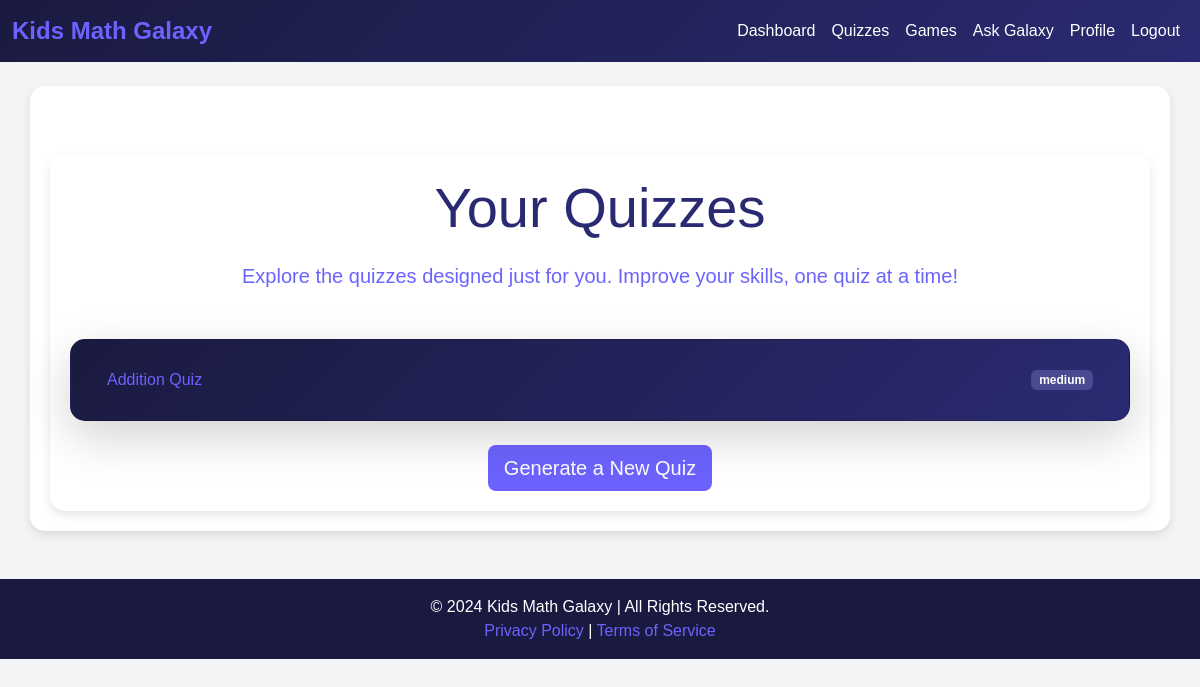
The page /quizzes (signed in) on the database as committed earlier.
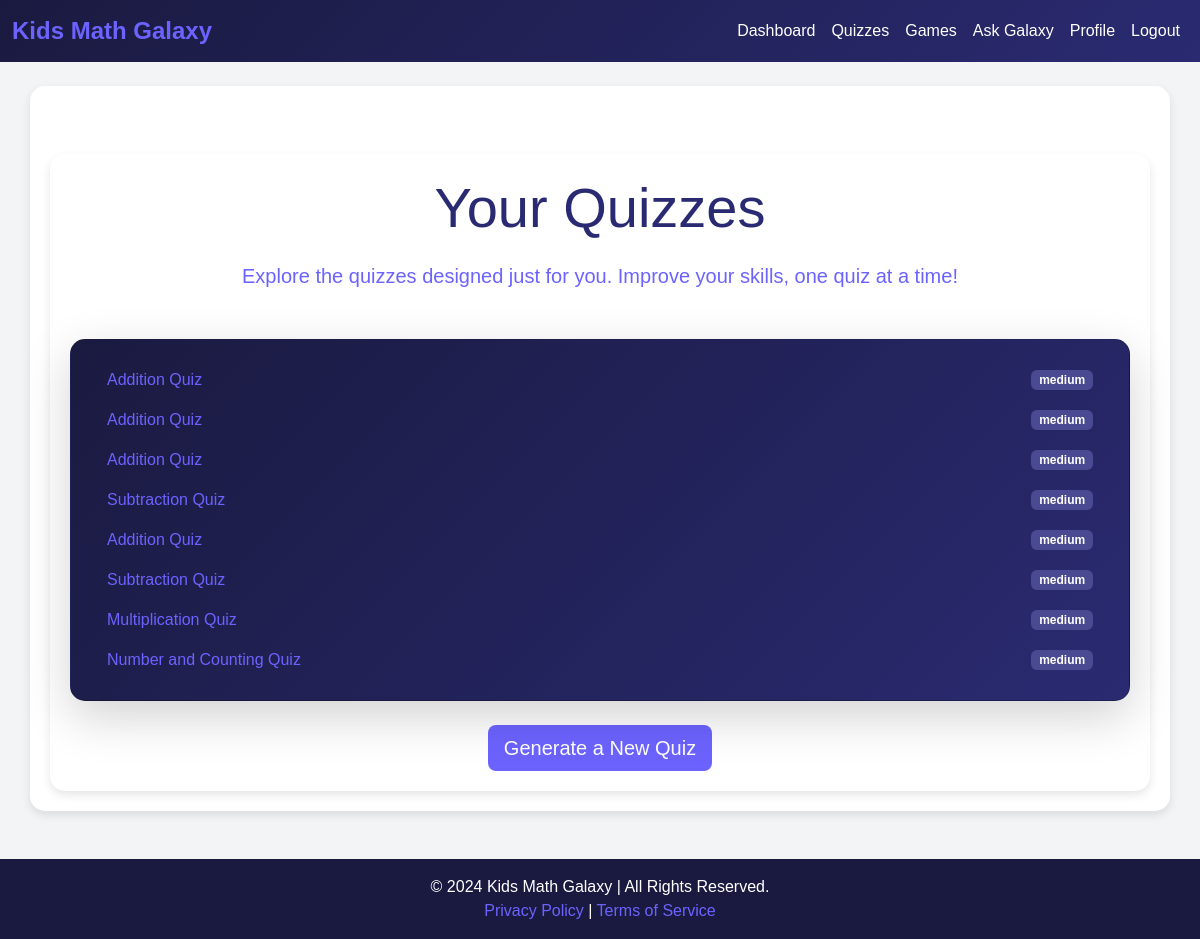
The same page on the database as committed later.
### app.py (models this page shows, shortened)
class Quiz(db.Model):
    id = db.Column(db.Integer, primary_key=True)
    title = db.Column(db.String(150), nullable=False)
    difficulty = db.Column(db.String(50), nullable=False)
    questions = db.Column(db.Text)  # Store questions as text
    answers = db.Column(db.Text)    # Store answers as text
    max_score = db.Column(db.Integer, nullable=False)
    student_id = db.Column(db.Integer, db.ForeignKey('user.id'))
    score = db.Column(db.Integer, nullable=False)

### app.py (the view)
@app.route('/quizzes')
@login_required
def quizzes():
    user_id = session['user_id']
    quizzes = Quiz.query.filter_by(student_id=user_id).all()  # Filter by logged-in user
    return render_template('quizzes.html', quizzes=quizzes)

### app.py (called while the page is built)
def login_required(f):
    @wraps(f)
    def decorated_function(*args, **kwargs):
        if 'username' not in session:
            return redirect(url_for('login'))
        return f(*args, **kwargs)
    return decorated_function

### templates/quizzes.html (shortened to what this page needs)
{% extends "base.html" %}
{% block content %}
<div class="container mt-5">
    <div class="text-center mb-5">
        <h1 class="display-4" style="color: #2a2a72;">Your Quizzes</h1>
        <p class="lead" style="color: #6c63ff;">Explore the quizzes designed just for you. Improve your skills, one quiz at a time!</p>
    </div>
    <div class="card shadow-lg" style="background: linear-gradient(135deg, #1a1a40, #2a2a72); color: #fff; border-radius: 15px; padding: 20px;">
        <ul class="list-group list-group-flush">
            {% for quiz in quizzes %}
                <li class="list-group-item d-flex justify-content-between align-items-center" style="background-color: transparent; border: none; color: #fff;">
                    <a href="{{ url_for('take_quiz', quiz_id=quiz.id) }}" style="color: #6c63ff; text-decoration: none;">{{ quiz.title }}</a>
                    <span class="badge" style="background-color: #4a4a92; color: #fff;">{{ quiz.difficulty }}</span>
                </li>
            {% else %}
                <li class="list-group-item text-center" style="background-color: transparent; border: none; color: #6c63ff;">
                    No quizzes found
                </li>
            {% endfor %}
        </ul>
    </div>
    <div class="text-center mt-4">
        <a href="{{ url_for('generate_quiz') }}" class="btn btn-primary btn-lg" style="background-color: #6c63ff; border: none;">Generate a New Quiz</a>
    </div>
</div>
{% endblock %}

### templates/base.html (shortened to what this page needs)
<!DOCTYPE html>
<html lang="en">
<head>
    <link href="https://cdn.jsdelivr.net/npm/bootstrap@5.3.0-alpha1/dist/css/bootstrap.min.css" rel="stylesheet">
    <link rel="stylesheet" href="{{ url_for('static', filename='styles.css') }}">
</head>
<body>
    <nav class="navbar navbar-expand-lg">
        <div class="container-fluid">
            <a class="navbar-brand" href="{{ url_for('home') }}">Kids Math Galaxy</a>
            <div class="collapse navbar-collapse" id="navbarNav">
                <ul class="navbar-nav ms-auto">
                    <li class="nav-item">
                        <a class="nav-link" href="{{ url_for('dashboard') }}">Dashboard</a>
                    </li>
                    <li class="nav-item">
                        <a class="nav-link" href="{{ url_for('quizzes') }}">Quizzes</a>
                    </li>
                    <li class="nav-item">
                        <a class="nav-link" href="{{ url_for('games') }}">Games</a>
                    </li>
                    <li class="nav-item">
                        <a class="nav-link" href="{{ url_for('ask_Galaxy') }}">Ask Galaxy</a>
                    </li>
                    <li class="nav-item">
                        <a class="nav-link" href="{{ url_for('profile') }}">Profile</a>
                    </li>
                    <li class="nav-item">
                        <a class="nav-link" href="{{ url_for('logout') }}">Logout</a>
                    </li>
                </ul>
            </div>
        </div>
    </nav>
    <div class="container mt-4">
        {% block content %}{% endblock %}
    </div>
    <footer class="text-center py-3 mt-5">
        <div>
            © 2024 Kids Math Galaxy | All Rights Reserved.
            <br>
            <a href="#">Privacy Policy</a> | <a href="#">Terms of Service</a>
        </div>
    </footer>
</body>
</html>

### static/styles.css (style rules this page uses)
body { background: #121212; color: #fff; font-family: 'Orbitron', sans-serif; }
h1 { margin-bottom: 20px; color: #333; }

### templates/base.html (style rules this page uses)
.navbar { background: linear-gradient(135deg, #1a1a40, #2a2a72); color: #fff; }
.navbar-brand { color: #6c63ff; font-weight: bold; font-size: 1.5rem; }
.navbar-nav .nav-link { color: #fff; font-size: 1rem; transition: color 0.3s; }
footer { background: #1a1a40; color: #fff; }
footer a { color: #6c63ff; text-decoration: none; }
body { background: #f3f4f6; font-family: 'Arial', sans-serif; }
h1, h2, h3, h4, h5, h6 { color: #2a2a72; }
.container { background: #fff; border-radius: 15px; padding: 20px; box-shadow: 0 4px 10px rgba(0, 0, 0, 0.1); }

Rows that differ between the two databases and show on the page:
added Quiz: title "Addition Quiz", difficulty "medium"
added Quiz: title "Addition Quiz", difficulty "medium"
added Quiz: title "Subtraction Quiz", difficulty "medium"
added Quiz: title "Addition Quiz", difficulty "medium"
added Quiz: title "Subtraction Quiz", difficulty "medium"
added Quiz: title "Multiplication Quiz", difficulty "medium"
added Quiz: title "Number and Counting Quiz", difficulty "medium"
